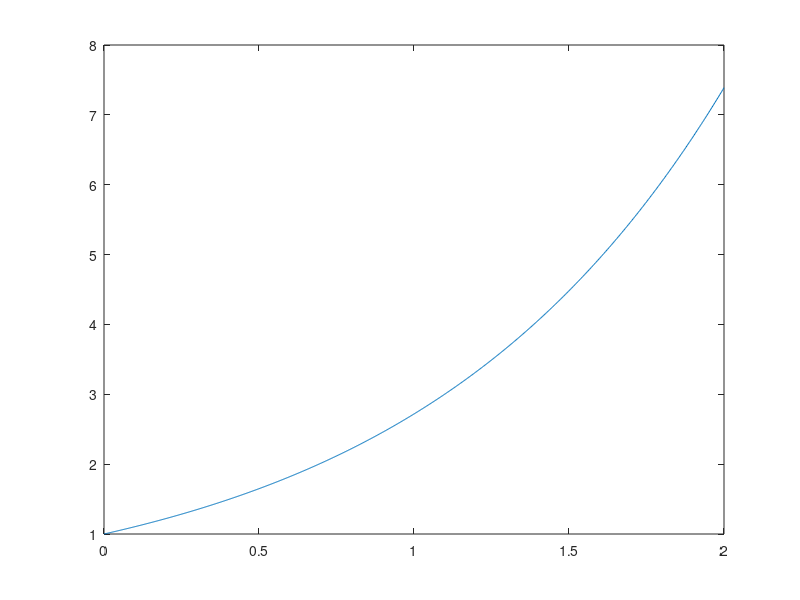

MATLAB code for this plot:
% Create linearly spaced array
xArray = linspace(0,2,1001);

% Calculate exponential array
exponentialArray = exp(xArray);

% Plot
plot(xArray, exponentialArray);